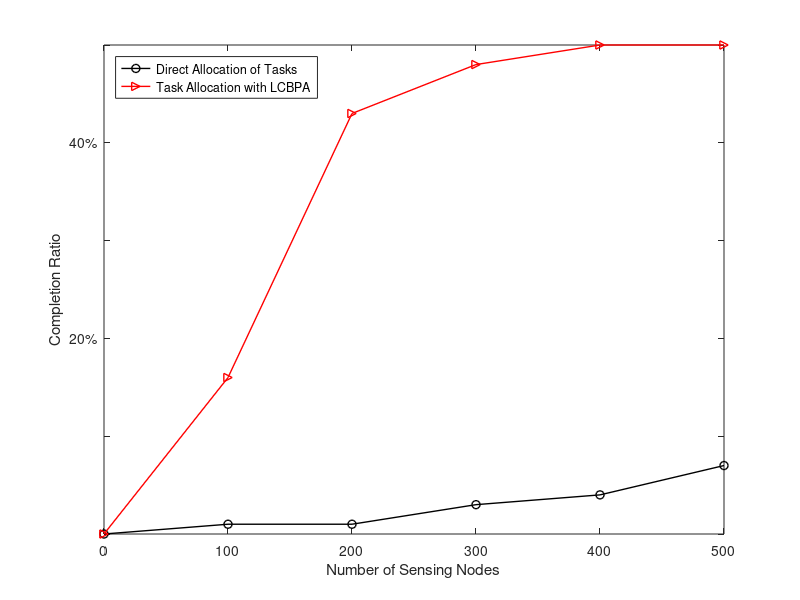

Reproduce this figure in MATLAB.
% a=0.5 k=10-50 k=20
% calculate the completion rate 
% with/without algorithm
clc;
clear;

x = [0 100 200 300 400 500];
y1 = [0 2 2 6 8 14];
y2 = [0 32 86 96 100 100];

figure;
fi = plot(x,y1,'-oblack','LineWidth',1.0);hold on
     plot(x,y2,'->red','LineWidth',1.0)
     
set(gca,'YTickLabel',{'','','20%','','40%','','60%','','80%','','100%'},'LineWidth',0.5)
xlabel('Number of Sensing Nodes');
ylabel('Completion Ratio')

legend('Direct Allocation of Tasks','Task Allocation with LCBPA','Location','NorthWest');
%legend('boxoff');
%grid on;
%axes('Parent',f1,'FontSize',12,'FontName','Times','LineWidth',1.5);
 